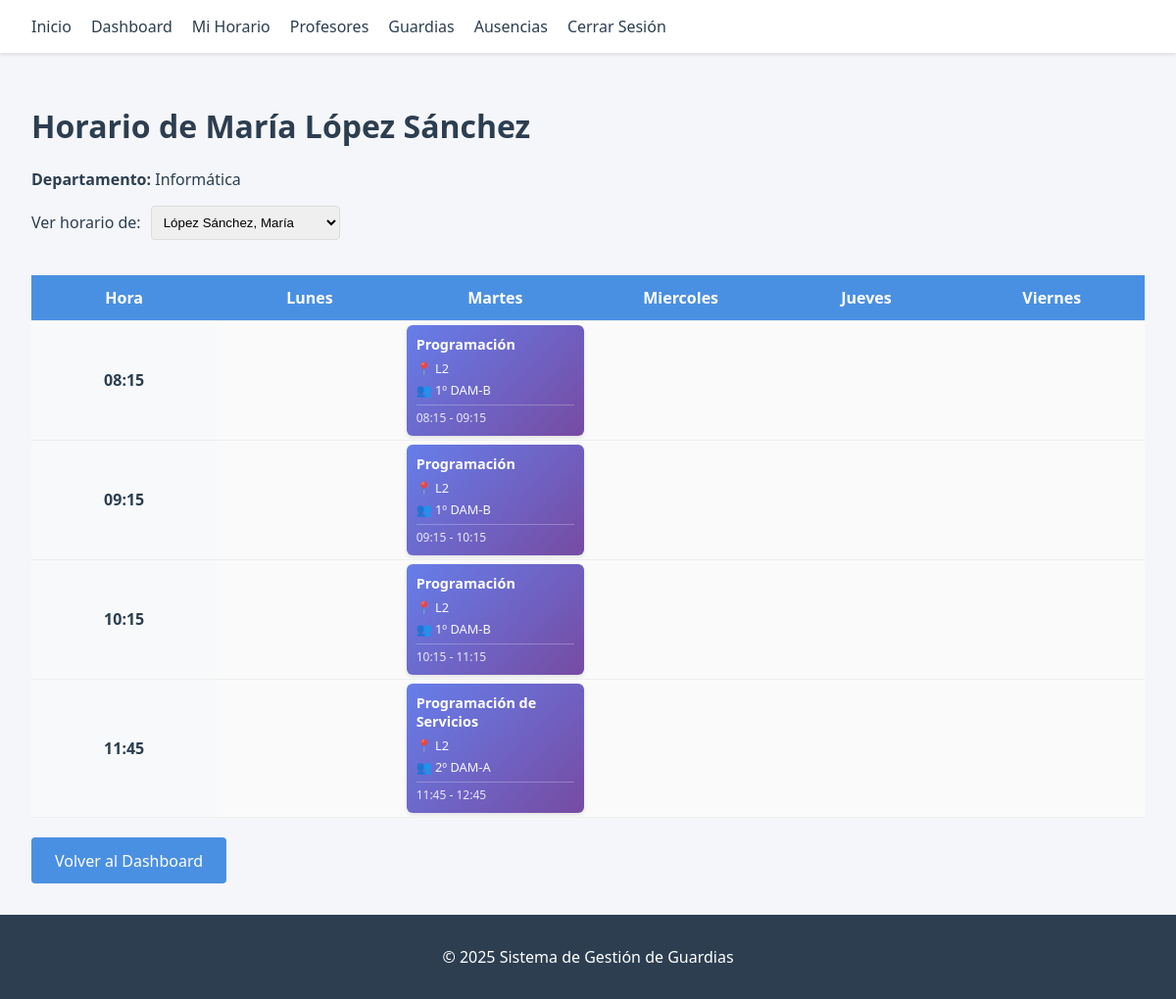
/horario_profesor.php?profesor_id=2 (signed in), run on the app's committed database.
### tables this page shows
CREATE TABLE `profesores` (
  `id` int(11) NOT NULL,
  `nombre` varchar(100) NOT NULL,
  `apellidos` varchar(150) NOT NULL,
  `email` varchar(100) DEFAULT NULL,
  `password` varchar(255) DEFAULT NULL,
  `rol` enum('admin','profesor') DEFAULT 'profesor',
  `telefono` varchar(20) DEFAULT NULL,
  `departamento` varchar(100) DEFAULT NULL,
  `horas_contrato` int(11) DEFAULT NULL,
  `estado` enum('activo','baja','excedencia','inactivo') DEFAULT 'activo',
  `fecha_alta` date DEFAULT NULL,
  `fecha_baja` date DEFAULT NULL,
  `observaciones` text DEFAULT NULL
);

CREATE TABLE `horario` (
  `id` int(11) NOT NULL,
  `profesor_id` int(11) NOT NULL,
  `aula_id` int(11) NOT NULL,
  `modulo_id` int(11) NOT NULL,
  `grupo` varchar(50) DEFAULT NULL,
  `dia_semana` enum('lunes','martes','miercoles','jueves','viernes') NOT NULL,
  `hora_inicio` time NOT NULL,
  `hora_fin` time NOT NULL,
  `curso_escolar` varchar(20) NOT NULL
);

CREATE TABLE `modulos` (
  `id` int(11) NOT NULL,
  `nombre` varchar(100) NOT NULL,
  `curso` varchar(50) DEFAULT NULL,
  `horas_semanales` int(11) DEFAULT NULL,
  `departamento` varchar(100) DEFAULT NULL
);

CREATE TABLE `aulas` (
  `id` int(11) NOT NULL,
  `nombre` varchar(50) NOT NULL,
  `capacidad` int(11) DEFAULT NULL,
  `tipo` enum('normal','laboratorio','taller','informatica') DEFAULT 'normal',
  `planta` int(11) DEFAULT NULL,
  `observaciones` text DEFAULT NULL
);

### horario_profesor.php (the view, shortened to what this page needs)
<?php
require_once 'conexion.php';
include 'includes/header.php';
$profesor_id = isset($_GET['profesor_id']) ? (int)$_GET['profesor_id'] : $_SESSION['user_id'];
$stmt = $pdo->prepare("SELECT nombre, apellidos, departamento FROM profesores WHERE id = ?");
$stmt->execute([$profesor_id]);
$profesor = $stmt->fetch();
$sql = "SELECT h.*, a.nombre as aula, m.nombre as modulo, h.grupo
        FROM horario h
        LEFT JOIN aulas a ON h.aula_id = a.id
        LEFT JOIN modulos m ON h.modulo_id = m.id
        WHERE h.profesor_id = ? AND h.curso_escolar = '2024-2025'
        ORDER BY
            FIELD(h.dia_semana, 'lunes', 'martes', 'miercoles', 'jueves', 'viernes'),
            h.hora_inicio";
$stmt = $pdo->prepare($sql);
$stmt->execute([$profesor_id]);
$horarios = $stmt->fetchAll();
$schedule = [];
$time_slots = [];
foreach ($horarios as $horario) {
    $dia = $horario['dia_semana'];
    $hora = substr($horario['hora_inicio'], 0, 5);
    if (!isset($schedule[$dia])) {
        $schedule[$dia] = [];
    }
    $schedule[$dia][$hora] = $horario;
    if (!in_array($hora, $time_slots)) {
        $time_slots[] = $hora;
    }
}
sort($time_slots);
$dias = ['lunes', 'martes', 'miercoles', 'jueves', 'viernes'];
$all_teachers = [];
if (isset($_SESSION['user_role']) && $_SESSION['user_role'] === 'admin') {
    $stmt = $pdo->query("SELECT id, nombre, apellidos FROM profesores WHERE estado = 'activo' ORDER BY apellidos, nombre");
    $all_teachers = $stmt->fetchAll();
}
?>
<h1>Horario de <?php echo htmlspecialchars($profesor['nombre'] . ' ' . $profesor['apellidos']); ?></h1>
<p><strong>Departamento:</strong> <?php echo htmlspecialchars($profesor['departamento']); ?></p>
<?php if (!empty($all_teachers)): ?>
<div style="margin-bottom: 20px;">
    <form method="GET" action="" style="display: inline-flex; gap: 10px; align-items: center;">
        <label for="profesor_id">Ver horario de:</label>
        <select name="profesor_id" id="profesor_id" onchange="this.form.submit()" style="padding: 0.5rem; border: 1px solid #ddd; border-radius: 4px;">
            <?php foreach ($all_teachers as $teacher): ?>
                <option value="<?php echo $teacher['id']; ?>" <?php echo $teacher['id'] == $profesor_id ? 'selected' : ''; ?>>
                    <?php echo htmlspecialchars($teacher['apellidos'] . ', ' . $teacher['nombre']); ?>
                </option>
            <?php endforeach; ?>
        </select>
    </form>
</div>
<?php endif; ?>
<?php if (empty($horarios)): ?>
    <div class="alert" style="background-color: #fff3cd; color: #856404; border: 1px solid #ffeaa7;">
        No hay horarios asignados para este profesor en el curso actual.
    </div>
<?php else: ?>
    <div class="schedule-grid">
        <table class="schedule-table">
            <thead>
                <tr>
                    <th>Hora</th>
                    <?php foreach ($dias as $dia): ?>
                        <th><?php echo ucfirst($dia); ?></th>
                    <?php endforeach; ?>
                </tr>
            </thead>
            <tbody>
                <?php foreach ($time_slots as $hora): ?>
                <tr>
                    <td class="time-slot"><strong><?php echo $hora; ?></strong></td>
                    <?php foreach ($dias as $dia): ?>
                        <td class="schedule-cell">
                            <?php if (isset($schedule[$dia][$hora])):
                                $clase = $schedule[$dia][$hora];
                            ?>
                                <div class="class-block">
                                    <div class="class-module"><?php echo htmlspecialchars($clase['modulo']); ?></div>
                                    <div class="class-details">
                                        <span class="class-room">📍 <?php echo htmlspecialchars($clase['aula']); ?></span>
                                        <span class="class-group">👥 <?php echo htmlspecialchars($clase['grupo']); ?></span>
                                    </div>
                                    <div class="class-time">
                                        <?php echo substr($clase['hora_inicio'], 0, 5) . ' - ' . substr($clase['hora_fin'], 0, 5); ?>
                                    </div>
                                </div>
                            <?php endif; ?>
                        </td>
                    <?php endforeach; ?>
                </tr>
                <?php endforeach; ?>
            </tbody>
        </table>
    </div>
<?php endif; ?>
<div style="margin-top: 20px;">
    <a href="dashboard.php" class="btn">Volver al Dashboard</a>
</div>
<?php include 'includes/footer.php'; ?>

### assets/css/style.css (style rules this page uses)
:root { --primary-color: #4a90e2; --secondary-color: #f5f6fa; --text-color: #2c3e50; --danger-color: #e74c3c; --success-color: #2ecc71; }
body { font-family: 'Segoe UI', Tahoma, Geneva, Verdana, sans-serif; background-color: var(--secondary-color); color: var(--text-color); margin: 0; padding: 0; display: flex; flex-direction: column; min-height: 100vh; }
.btn { display: inline-block; background-color: var(--primary-color); color: #fff; padding: 0.8rem 1.5rem; border: none; border-radius: 4px; cursor: pointer; font-size: 1rem; transition: background 0.3s; text-decoration: none; }
table { width: 100%; border-collapse: collapse; margin-top: 1rem; background: #fff; box-shadow: 0 1px 3px rgba(0,0,0,0.1); }
th, td { padding: 1rem; text-align: left; border-bottom: 1px solid #eee; }
th { background-color: #f8f9fa; font-weight: 600; }
.schedule-grid { overflow-x: auto; margin-top: 20px; }
.schedule-table { min-width: 800px; table-layout: fixed; }
.schedule-table th { background-color: var(--primary-color); color: white; text-align: center; padding: 12px 8px; }
.schedule-table .time-slot { background-color: #f8f9fa; font-weight: 600; text-align: center; width: 80px; }
.schedule-cell { padding: 4px; vertical-align: top; min-height: 80px; background-color: #fafafa; }
.class-block { background: linear-gradient(135deg, #667eea 0%, #764ba2 100%); color: white; padding: 10px; border-radius: 6px; font-size: 0.85rem; height: 100%; box-shadow: 0 2px 4px rgba(0,0,0,0.1); transition: transform 0.2s; }
.class-module { font-weight: 600; margin-bottom: 6px; font-size: 0.9rem; }
.class-details { display: flex; flex-direction: column; gap: 4px; margin-bottom: 6px; font-size: 0.8rem; opacity: 0.95; }
.class-room, .class-group { display: block; }
.class-time { font-size: 0.75rem; opacity: 0.85; margin-top: 4px; padding-top: 4px; border-top: 1px solid rgba(255,255,255,0.3); }

### data on the page
profesores: nombre+apellidos "María López Sánchez", departamento "Informática"
horario: modulo.nombre "Programación", aula.nombre "L2", grupo "1º DAM-B", hora_inicio "08:15", hora_fin "09:15"
horario: modulo.nombre "Programación", aula.nombre "L2", grupo "1º DAM-B", hora_inicio "09:15", hora_fin "10:15"
horario: modulo.nombre "Programación", aula.nombre "L2", grupo "1º DAM-B", hora_inicio "10:15", hora_fin "11:15"
horario: modulo.nombre "Programación de Servicios", aula.nombre "L2", grupo "2º DAM-A", hora_inicio "11:45", hora_fin "12:45"

### other printed values
$dia "Lunes"
$dia "Martes"
$dia "Miercoles"
$dia "Jueves"
$dia "Viernes"
$hora "08:15"
$hora "09:15"
$hora "10:15"
$hora "11:45"
form field profesor_id "López Sánchez, María"
